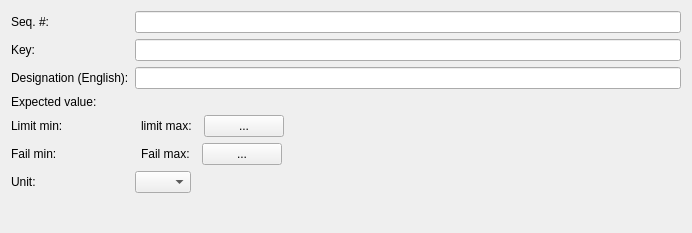
<?xml version="1.0" encoding="UTF-8"?>
<ui version="4.0">
 <class>mdtTtTestModelItemEditor</class>
 <widget class="QWidget" name="mdtTtTestModelItemEditor">
  <property name="geometry">
   <rect>
    <x>0</x>
    <y>0</y>
    <width>692</width>
    <height>233</height>
   </rect>
  </property>
  <property name="windowTitle">
   <string>Form</string>
  </property>
  <layout class="QFormLayout" name="formLayout">
   <property name="fieldGrowthPolicy">
    <enum>QFormLayout::ExpandingFieldsGrow</enum>
   </property>
   <item row="1" column="0">
    <widget class="QLabel" name="lbSequenceNumber">
     <property name="text">
      <string>Seq. #:</string>
     </property>
    </widget>
   </item>
   <item row="1" column="1">
    <widget class="QLineEdit" name="fld_SequenceNumber"/>
   </item>
   <item row="5" column="0">
    <widget class="QLabel" name="lbExpectedValue">
     <property name="text">
      <string>Expected value:</string>
     </property>
    </widget>
   </item>
   <item row="5" column="1">
    <widget class="mdtDoubleEdit" name="fld_ExpectedValue">
     <property name="maximumSize">
      <size>
       <width>200</width>
       <height>16777215</height>
      </size>
     </property>
    </widget>
   </item>
   <item row="6" column="0">
    <widget class="QLabel" name="lbLimitMin">
     <property name="text">
      <string>Limit min:</string>
     </property>
    </widget>
   </item>
   <item row="6" column="1">
    <layout class="QHBoxLayout" name="horizontalLayout">
     <item>
      <widget class="mdtDoubleEdit" name="fld_LimitValueMin"/>
     </item>
     <item>
      <widget class="QLabel" name="lbLimitMax">
       <property name="text">
        <string>limit max:</string>
       </property>
      </widget>
     </item>
     <item>
      <widget class="mdtDoubleEdit" name="fld_LimitValueMax"/>
     </item>
     <item>
      <widget class="QPushButton" name="pbEditLimitMinMax">
       <property name="text">
        <string>...</string>
       </property>
      </widget>
     </item>
    </layout>
   </item>
   <item row="7" column="0">
    <widget class="QLabel" name="lbFailMin">
     <property name="text">
      <string>Fail min:</string>
     </property>
    </widget>
   </item>
   <item row="7" column="1">
    <layout class="QHBoxLayout" name="horizontalLayout_2">
     <item>
      <widget class="mdtDoubleEdit" name="fld_FailValueMin"/>
     </item>
     <item>
      <widget class="QLabel" name="lbFailMax">
       <property name="text">
        <string>Fail max:</string>
       </property>
      </widget>
     </item>
     <item>
      <widget class="mdtDoubleEdit" name="fld_FailValueMax"/>
     </item>
     <item>
      <widget class="QPushButton" name="pbEditFailMinMax">
       <property name="text">
        <string>...</string>
       </property>
      </widget>
     </item>
    </layout>
   </item>
   <item row="8" column="0">
    <widget class="QLabel" name="lbValueUnit">
     <property name="text">
      <string>Unit:</string>
     </property>
    </widget>
   </item>
   <item row="8" column="1">
    <widget class="QComboBox" name="fld_ValueUnit">
     <item>
      <property name="text">
       <string/>
      </property>
     </item>
     <item>
      <property name="text">
       <string>Ohm</string>
      </property>
     </item>
     <item>
      <property name="text">
       <string>F</string>
      </property>
     </item>
     <item>
      <property name="text">
       <string>H</string>
      </property>
     </item>
     <item>
      <property name="text">
       <string>T</string>
      </property>
     </item>
     <item>
      <property name="text">
       <string>V</string>
      </property>
     </item>
     <item>
      <property name="text">
       <string>A</string>
      </property>
     </item>
     <item>
      <property name="text">
       <string>W</string>
      </property>
     </item>
     <item>
      <property name="text">
       <string>J</string>
      </property>
     </item>
     <item>
      <property name="text">
       <string>Hz</string>
      </property>
     </item>
     <item>
      <property name="text">
       <string>K</string>
      </property>
     </item>
     <item>
      <property name="text">
       <string>°C</string>
      </property>
     </item>
     <item>
      <property name="text">
       <string>°F</string>
      </property>
     </item>
     <item>
      <property name="text">
       <string>N</string>
      </property>
     </item>
     <item>
      <property name="text">
       <string>Pa</string>
      </property>
     </item>
     <item>
      <property name="text">
       <string>s</string>
      </property>
     </item>
    </widget>
   </item>
   <item row="3" column="1">
    <widget class="QLineEdit" name="fld_Key"/>
   </item>
   <item row="4" column="1">
    <widget class="QLineEdit" name="fld_DesignationEN"/>
   </item>
   <item row="4" column="0">
    <widget class="QLabel" name="lbDesignationEN">
     <property name="text">
      <string>Designation (English):</string>
     </property>
    </widget>
   </item>
   <item row="3" column="0">
    <widget class="QLabel" name="lbKey">
     <property name="text">
      <string>Key:</string>
     </property>
    </widget>
   </item>
  </layout>
 </widget>
 <customwidgets>
  <customwidget>
   <class>mdtDoubleEdit</class>
   <extends>QWidget</extends>
   <header>mdtDoubleEdit.h</header>
  </customwidget>
 </customwidgets>
 <tabstops>
  <tabstop>fld_SequenceNumber</tabstop>
 </tabstops>
 <resources/>
 <connections>
  <connection>
   <sender>fld_ValueUnit</sender>
   <signal>currentIndexChanged(QString)</signal>
   <receiver>fld_ExpectedValue</receiver>
   <slot>setUnit(QString)</slot>
   <hints>
    <hint type="sourcelabel">
     <x>176</x>
     <y>109</y>
    </hint>
    <hint type="destinationlabel">
     <x>245</x>
     <y>77</y>
    </hint>
   </hints>
  </connection>
  <connection>
   <sender>fld_ValueUnit</sender>
   <signal>currentIndexChanged(QString)</signal>
   <receiver>fld_LimitValueMin</receiver>
   <slot>setUnit(QString)</slot>
   <hints>
    <hint type="sourcelabel">
     <x>176</x>
     <y>181</y>
    </hint>
    <hint type="destinationlabel">
     <x>254</x>
     <y>110</y>
    </hint>
   </hints>
  </connection>
  <connection>
   <sender>fld_ValueUnit</sender>
   <signal>currentIndexChanged(QString)</signal>
   <receiver>fld_LimitValueMax</receiver>
   <slot>setUnit(QString)</slot>
   <hints>
    <hint type="sourcelabel">
     <x>176</x>
     <y>181</y>
    </hint>
    <hint type="destinationlabel">
     <x>536</x>
     <y>110</y>
    </hint>
   </hints>
  </connection>
  <connection>
   <sender>fld_ValueUnit</sender>
   <signal>currentIndexChanged(QString)</signal>
   <receiver>fld_FailValueMin</receiver>
   <slot>setUnit(QString)</slot>
   <hints>
    <hint type="sourcelabel">
     <x>176</x>
     <y>181</y>
    </hint>
    <hint type="destinationlabel">
     <x>255</x>
     <y>148</y>
    </hint>
   </hints>
  </connection>
  <connection>
   <sender>fld_ValueUnit</sender>
   <signal>currentIndexChanged(QString)</signal>
   <receiver>fld_FailValueMax</receiver>
   <slot>setUnit(QString)</slot>
   <hints>
    <hint type="sourcelabel">
     <x>176</x>
     <y>181</y>
    </hint>
    <hint type="destinationlabel">
     <x>535</x>
     <y>148</y>
    </hint>
   </hints>
  </connection>
 </connections>
</ui>
